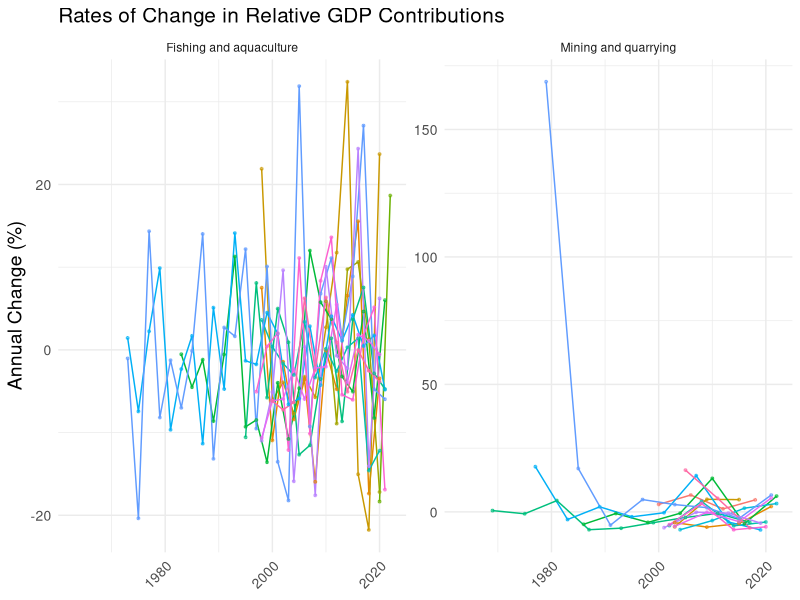
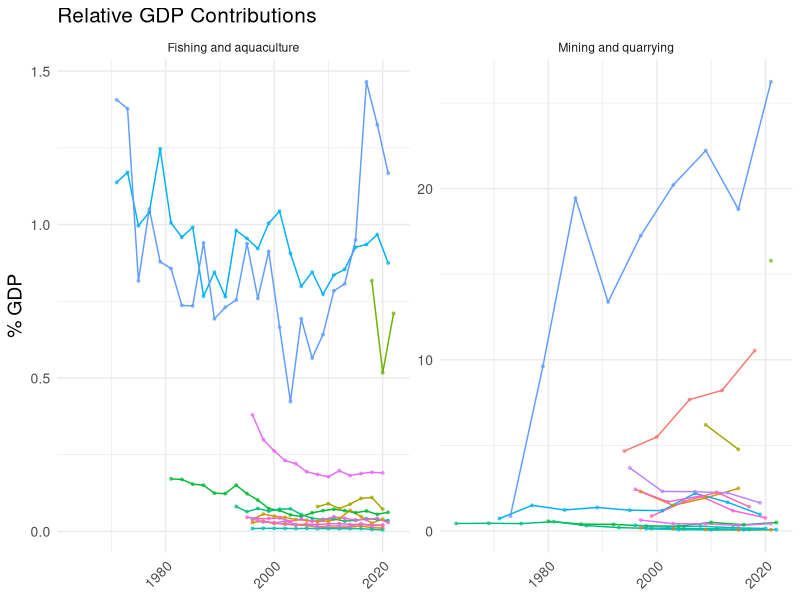
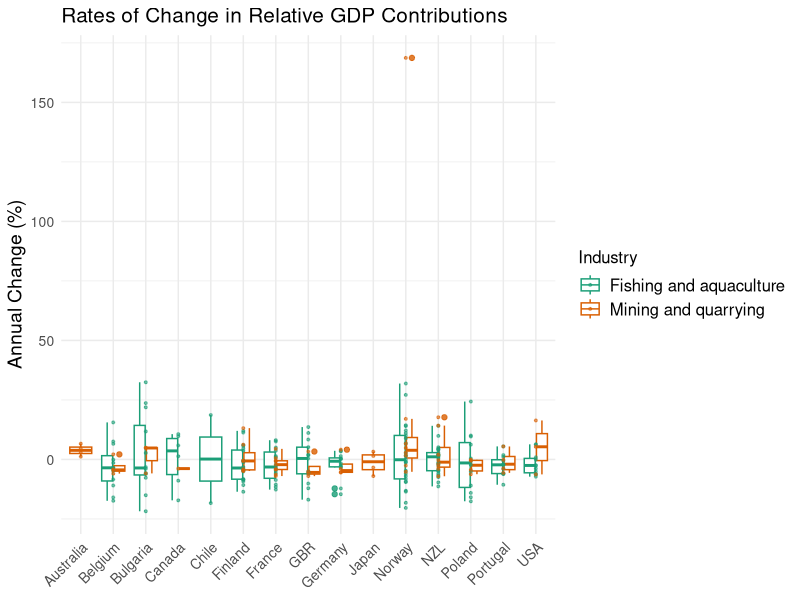
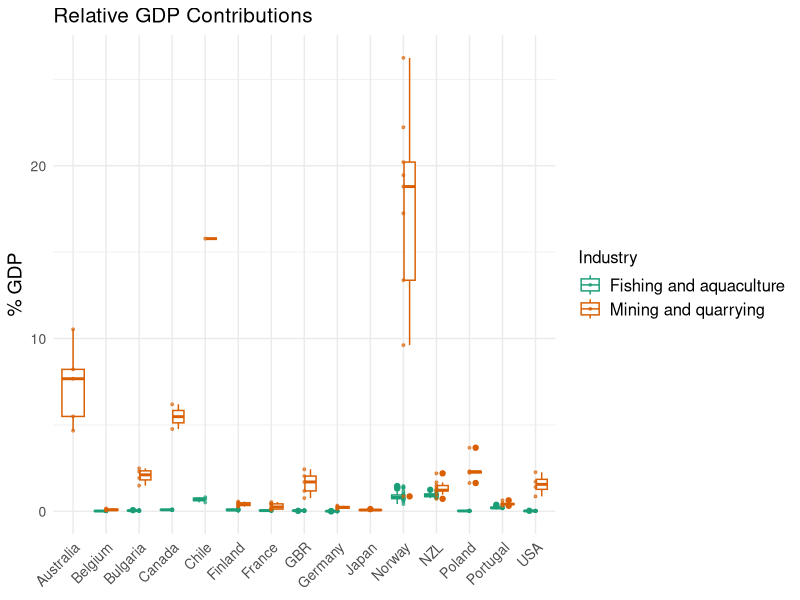
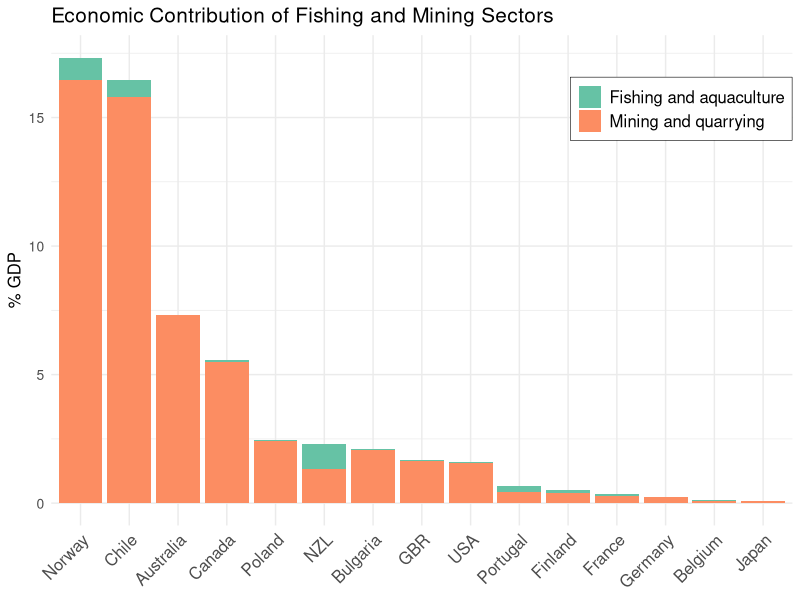
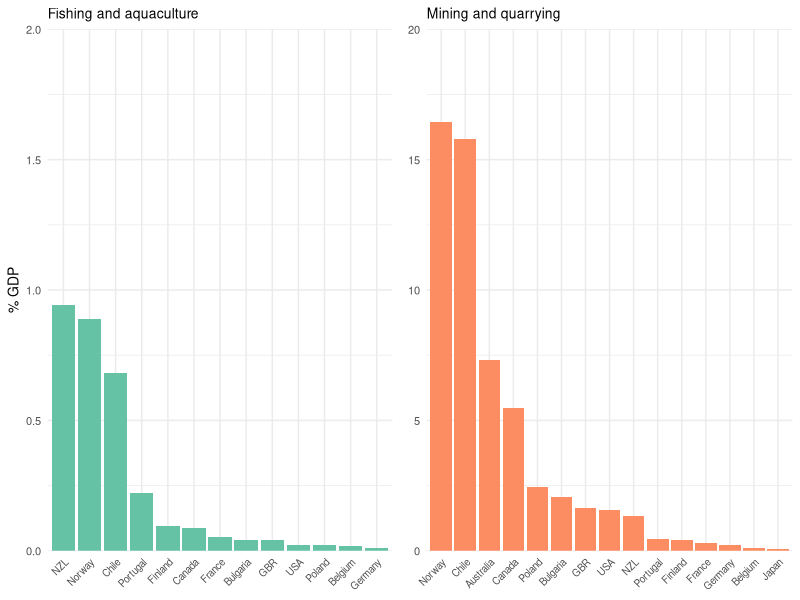
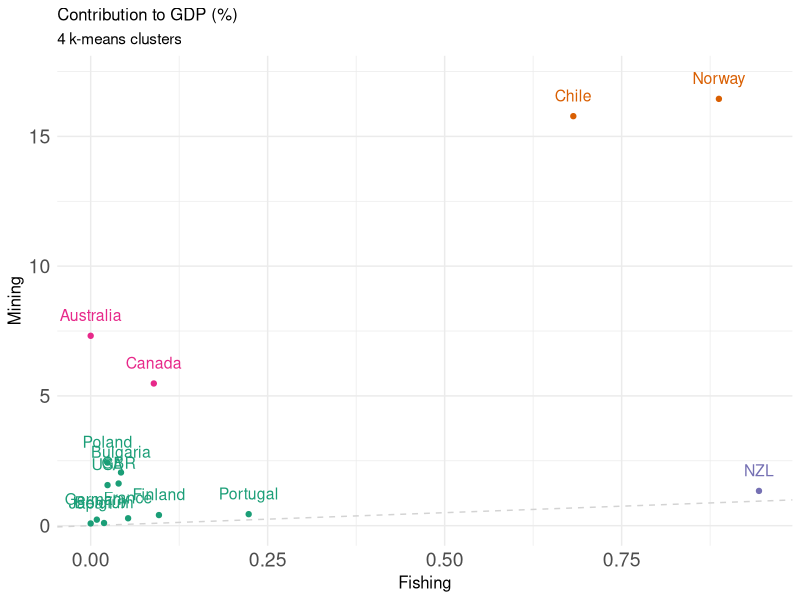
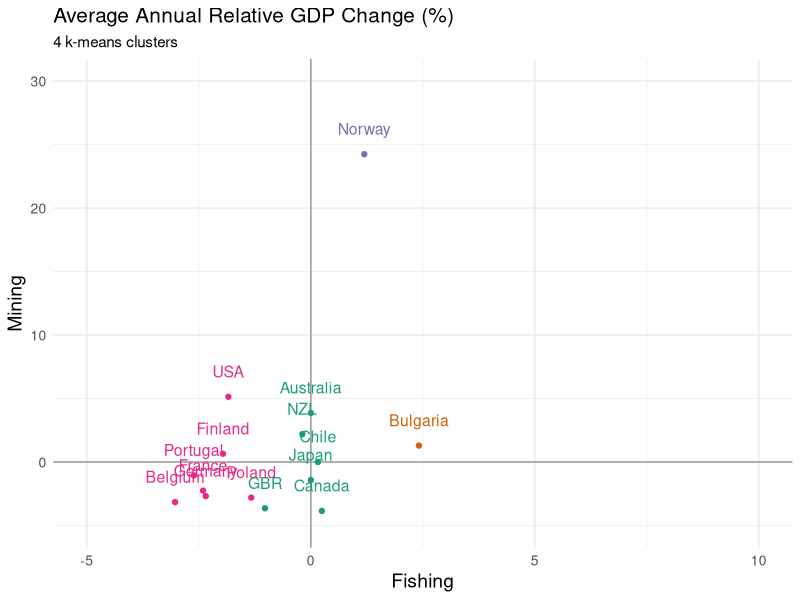

These charts were generated, in order, by the following R code:
library(tidyverse)
library(RColorBrewer)

# load data
df_gdp <- read.csv("data/total_finaladd.csv")
df_fish <- read.csv("data/fish_finaladd.csv")
df_mine <- read.csv("data/mining_finaladd.csv")

## reformat
# grab annual GDPs
country_gdp <- select(df_gdp,Reference.area,TIME_PERIOD,OBS_VALUE) %>%
  rename(GDP_total=OBS_VALUE)

# join with mining
df_mine2 <- full_join(df_mine,country_gdp) %>%
  filter(Economic.activity=="Mining and quarrying")%>%
  arrange(Reference.area,TIME_PERIOD)

df_fish2 <- full_join(df_fish,country_gdp) %>%
  filter(Economic.activity=="Fishing and aquaculture")%>%
  arrange(Reference.area,TIME_PERIOD)

# merge the two
df_both <- bind_rows(df_fish2,df_mine2)

# rename the columns to match
df_gdp_calcs_og <- read.csv("output/df_gdp_calcs.csv")
dfc<-colnames(df_gdp_calcs_og)


df_both_renamed <- select(df_both,-c("X","OBS_STATUS","Observation.status")) %>%
  rename(Country_iso=REF_AREA, Country=Reference.area,
         Activity_code=ACTIVITY, Activity=Economic.activity,
         Year=TIME_PERIOD,GVA=OBS_VALUE,
         Currency_iso=CURRENCY) %>%
  group_by(Country,Activity) %>%
  mutate(GDP_perc = GVA/GDP_total*100, # % contribution
         time_diff = Year - lag(Year), 
         GDP_change_relative = ((GDP_perc - lag(GDP_perc)) / lag(GDP_perc)) / time_diff * 100,
         GDP_perc_mean=mean(GDP_perc,na.rm = TRUE), # mean % contr
         GDP_change_rel_mean = mean(GDP_change_relative,na.rm=TRUE), # mean % rel change
         GDP_annual_mean=mean(GDP_total,na.rm=TRUE) # mean national gdp
         ) %>%
  ungroup() %>%
  mutate(Country_short = if_else(stringr::str_detect(Country, " "),Country_iso, Country)) # iso if country is 2 words

# select countries from google sheets
# google sheets goal country list 
c <- c("AUS", "BEL", "BLZ", "BGR", "CAN", "CHL", "FJI",
       "FIN", "FRA", "DEU", "IND", "IDN", "JAM", "JPN",
       "KIR", "NRU", "NZL", "NOR", "PLW", "PAN", "PNG",
       "POL", "PRT", "WSM", "TON", "GBR", "USA", "VUT")

df_both_clean <- df_both_renamed %>%
  filter(Country_iso %in% c)

# what's left in the dataset
b <- unique(df_both_clean$Country_iso)

# what's missing (what we need to get data for)
setdiff(c,b)


#### plot ####

### [2] plots

### 2.1 Time Series Analysis of GDP

## relative change rates
ggplot(df_both_clean,
       aes(x = Year, y = GDP_change_relative,
           color=Country)) +
  geom_line()+
  geom_point(size=.7,alpha=0.6)+
  facet_wrap(~Activity,scales="free_y")+
  labs(title = paste0("Rates of Change in Relative GDP Contributions"),
       x = NULL,
       y = "Annual Change (%)",
       color="Country") +
  theme_minimal() +
  theme(axis.text.x = element_text(angle = 45, hjust = 1,size=10),
        axis.text.y = element_text(size=10),
        axis.title = element_text(size=14),
        legend.text = element_text(size=12),
        legend.title = element_text(size=12),
        plot.title = element_text(size=15),
        legend.position = "none")
# ggsave("plots/line_relchange.jpg")

## gdp contributions
ggplot(df_both_clean,
       aes(x = Year, y = GDP_perc,
           color=Country)) +
  geom_line()+
  geom_point(size=.7,alpha=0.6)+
  facet_wrap(~Activity,scales="free_y")+
  labs(title = paste0("Relative GDP Contributions"),
       x = NULL,
       y = "% GDP",
       color="Country") +
  theme_minimal() +
  theme(axis.text.x = element_text(angle = 45, hjust = 1,size=10),
        axis.text.y = element_text(size=10),
        axis.title = element_text(size=14),
        legend.text = element_text(size=12),
        legend.title = element_text(size=12),
        plot.title = element_text(size=15),
        legend.position = "none")
# ggsave("plots/line_relgdp.jpg")


### 2.2 boxplots of GDP and changes
## relative change rates
ggplot(df_both_clean,
       aes(x = Country_short, y = GDP_change_relative,color=Activity)) +
  # geom_abline(slope = 0, intercept = mean(df_gdp_calcs$GDP_change_relative[df_gdp_calcs$Activity == "Fishing"], na.rm = TRUE),
  #             color = brewer.pal(5,"Dark2")[1], linetype = "dashed") + 
  # geom_abline(slope = 0, intercept = mean(df_gdp_calcs$GDP_change_relative[df_gdp_calcs$Activity == "Mining"], na.rm = TRUE),
  #             color = brewer.pal(5,"Dark2")[2], linetype = "dashed") + 
  geom_boxplot(alpha=0.8)+
  geom_point(size=.7,alpha=0.6)+
  scale_color_brewer(palette="Dark2")+
  # facet_wrap(~Activity,scales="free_y")+
  labs(title = paste0("Rates of Change in Relative GDP Contributions"),
       x = NULL,
       y = "Annual Change (%)",
       color="Industry") +
  theme_minimal() +
  theme(axis.text.x = element_text(angle = 45, hjust = 1,size=10),
        axis.text.y = element_text(size=10),
        axis.title = element_text(size=14),
        legend.text = element_text(size=12),
        legend.title = element_text(size=12),
        plot.title = element_text(size=15))
# ggsave("plots/box_relchange.jpg")

##
ggplot(df_both_clean,
       aes(x = Country_short, y = GDP_perc,color=Activity)) +
  # geom_abline(slope = 0, intercept = mean(df_gdp_calcs$GDP_perc_norm[df_gdp_calcs$Activity == "Fishing"], na.rm = TRUE),
  #             color = brewer.pal(5,"Dark2")[1], linetype = "dashed") + 
  # geom_abline(slope = 0, intercept = mean(df_gdp_calcs$GDP_perc_norm[df_gdp_calcs$Activity == "Mining"], na.rm = TRUE),
  #             color = brewer.pal(5,"Dark2")[2], linetype = "dashed") + 
  geom_boxplot()+
  geom_point(size=.7,alpha=0.6)+
  # facet_wrap(~Activity, scales = "free_y") +
  labs(title = paste0("Relative GDP Contributions"),
       x = NULL,
       y = "% GDP",
       color="Industry") +
  scale_color_brewer(palette="Dark2")+
  theme_minimal() +
  theme(axis.text.x = element_text(angle = 45, hjust = 1,size=10),
        axis.text.y = element_text(size=10),
        axis.title = element_text(size=14),
        legend.text = element_text(size=12),
        legend.title = element_text(size=12),
        plot.title = element_text(size=15))
# ggsave("plots/box_relgdp.jpg")



### 2.3 stacked bar chart GDP contributions - aggregate

# prep data - remove any annual timeseries variables
gdp_contr <- group_by(df_both_clean,Country) %>% 
  mutate(both_rel_mean=sum(unique(GDP_perc_mean))) %>% ungroup() %>%
  arrange(desc(both_rel_mean)) %>%
  mutate(across(where(is.character), ~factor(., levels = unique(.)))) %>%
  select("Country_iso","Country","Country_short","Activity","GDP_annual_mean","GDP_perc_mean","GDP_change_rel_mean") %>%
  distinct()

# percentage (%)
ggplot(gdp_contr,
       aes(x = Country_short, y = GDP_perc_mean, fill=Activity)) +
  geom_bar(stat = "identity") +
  labs(title = "Economic Contribution of Fishing and Mining Sectors",
       x = NULL,
       y = "% GDP",
       fill = NULL) +
  scale_fill_brewer(palette = "Set2") + 
  # scale_y_continuous(limits=c(0,50),labels=seq(0,50,5),
  #                    breaks=seq(0,50,5),expand=c(0,0))+
  theme_minimal() +
  theme(axis.text.x = element_text(angle = 45, hjust = 1,size=12),
        axis.text.y = element_text(size=10),
        axis.title = element_text(size=12),
        legend.text = element_text(size=12),
        plot.title = element_text(size=15),
        legend.position = c(.85,.85), legend.background = element_rect(fill="white",size=0.2))
# ggsave(paste0("plots/plot_barchart_percgdp_",gdp_type, ".jpg"))


### 2.3 stacked bar chart GDP contributions - individual

## plot 2 individual sectors
# process data
gdp_contr_fish <- filter(df_both_clean,Activity=="Fishing and aquaculture") %>%
  arrange(desc(GDP_perc_mean)) %>%   mutate(Country = factor(Country, levels = unique(Country))) %>%
  select(Country,Country_short,GDP_perc_mean,Activity) %>% distinct()
fish_range<- range(gdp_contr_fish$GDP_perc_mean)

gdp_contr_mine <- filter(df_both_clean,Activity=="Mining and quarrying") %>%
  arrange(desc(GDP_perc_mean)) %>%   mutate(Country = factor(Country, levels = unique(Country))) %>%
  select(Country,Country_short,GDP_perc_mean,Activity) %>% distinct()
mine_range<- range(gdp_contr_mine$GDP_perc_mean)

# plot
p_fish <- ggplot(gdp_contr_fish, aes(x = reorder(Country_short, -GDP_perc_mean), y = GDP_perc_mean, fill = Activity)) +
  geom_bar(stat = "identity", show.legend = FALSE,fill=brewer.pal(8, "Set2")[1]) +
  labs(title = paste0(unique(gdp_contr_fish$Activity)),
       x = NULL,y = "% GDP") +
  # scale_y_continuous(limits = c(floor(fish_range[1] / 5) * 5,ceiling(fish_range[2] / 5) * 5),expand=c(0,0))+
  scale_y_continuous(limits=c(0,2),expand=c(0,0))+
  theme_minimal() +
  theme(axis.text.x = element_text(angle = 45, hjust = 1, size = 7),
        axis.text.y = element_text(size = 8),
        axis.title = element_text(size = 10),
        legend.text = element_text(size = 10),
        legend.title = element_text(size = 10),
        plot.title = element_text(size = 10),
        strip.text = element_text(size = 10, face = "bold"))
p_mine <- ggplot(gdp_contr_mine, aes(x = reorder(Country_short, -GDP_perc_mean), y = GDP_perc_mean, fill = Activity)) +
  geom_bar(stat = "identity", show.legend = FALSE,fill=brewer.pal(8, "Set2")[2]) +
  labs(title = paste0(unique(gdp_contr_mine$Activity)),
       x = NULL, y = NULL) +
  scale_y_continuous(limits = c(floor(mine_range[1] / 5) * 5,ceiling(mine_range[2] / 5) * 5),expand=c(0,0))+
  theme_minimal() +
  theme(axis.text.x = element_text(angle = 45, hjust = 1, size = 7),
        axis.text.y = element_text(size = 8),
        axis.title = element_text(size = 10),
        legend.text = element_text(size = 10),
        legend.title = element_text(size = 10),
        plot.title = element_text(size = 10),
        strip.text = element_text(size = 10, face = "bold"))

cowplot::plot_grid(p_fish,p_mine) # combine em
# ggsave("plots/plot_barchart_percgdp_separate.jpg")



### 2.4 scatterplots fishing vs. mining contributions

fishing_data <- filter(df_both_clean,Activity=="Fishing and aquaculture") %>%
  rename(Fishing_Contribution = GDP_perc_mean,
         Fishing_Rel = GDP_change_rel_mean) %>%
  select(Country, Country_short, Fishing_Contribution,Fishing_Rel) %>% distinct()
mining_data <- filter(df_both_clean,Activity=="Mining and quarrying") %>%
  rename(Mining_Contribution = GDP_perc_mean,
         Mining_Rel = GDP_change_rel_mean) %>%
  select(Country,Country_short,Mining_Contribution,Mining_Rel) %>% distinct()

# Perform the left join, grab relevant columns, omit na's
combined_data <- full_join(fishing_data, mining_data) %>%
  # distinct() %>% 
  mutate(across(where(is.numeric), ~ coalesce(., 0))) # replace missing values with 0

# run clustering (4_makeclusters.R) to add membership
data_scaled_contr <- scale(combined_data[,c("Fishing_Contribution","Mining_Contribution")])
set.seed(123)  # Setting a random seed for reproducibility
k <- 4
kmeans_result_contr <- kmeans(data_scaled_contr, centers = k, nstart = 25)
# add cluster assignments
combined_data$cluster_contr <- as.factor(kmeans_result_contr$cluster)

## plot ##
# plot mean gdp %
scat_gdp_mean <- ggplot(data = combined_data, 
                        aes(x = Fishing_Contribution, y = Mining_Contribution,
                            color=cluster_contr)) + # for kmeans clusering
  geom_abline(slope = 1, intercept = 0, color = "lightgrey", linetype = "dashed") + # Add a line with slope of 1
  geom_point() +
  geom_text(aes(label = Country_short), size=4,
            nudge_x = 0, nudge_y = .8, check_overlap = FALSE) + # Add labels
  # scale_x_continuous(limits = c(0,30),labels=c(seq(0,30,5)),breaks=c(seq(0,30,5)))+
  # scale_y_continuous(limits = c(0,30),labels=c(seq(0,30,5)),breaks=c(seq(0,30,5)))+
  scale_color_brewer(palette = "Dark2") + 
  theme_minimal() + 
  theme(legend.position="none",
        axis.text = element_text(size=14),
        axis.title = element_text(size=12),
        plot.title = element_text(size=12)) +
  labs(x = "Fishing", y = "Mining",title="Contribution to GDP (%)",
       subtitle=paste0(k," k-means clusters"))
plot(scat_gdp_mean)
# ggsave(paste0("plots/scatter_gdp_",gdp_type,".jpg"))



## plot mean relative growth
data_scaled_rel <- scale(combined_data[,c("Fishing_Rel","Mining_Rel")])
set.seed(123)  # Setting a random seed for reproducibility
k <-4
kmeans_result_rel <- kmeans(data_scaled_rel, centers = k, nstart = 25)
# add cluster assignments
combined_data$cluster_rel <- as.factor(kmeans_result_rel$cluster)

mine_range_rel <- range(combined_data$Mining_Rel) # make ranges
fish_range_rel <- range(combined_data$Fishing_Rel) 

scat_gdp_rel <- ggplot(data = combined_data, 
                       aes(x = Fishing_Rel, y = Mining_Rel,
                           color=cluster_rel)) +
  geom_hline(yintercept=0, color = "gray60") + 
  geom_vline(xintercept=0, color = "gray60") + 
  geom_point() + 
  geom_text(aes(label = Country_short), size=4,
            nudge_x = 0, nudge_y = 2, check_overlap = FALSE) + # Add labels
  scale_x_continuous(limits = c(floor(fish_range_rel[1] / 5) * 5,ceiling(fish_range_rel[2] / 10) * 10))+
  scale_y_continuous(limits = c(floor(mine_range_rel[1] / 5) * 5,ceiling(mine_range_rel[2] / 10) * 10))+
  scale_color_brewer(palette = "Dark2") + 
  theme_minimal() + 
  theme(legend.position="none",
        axis.text = element_text(size=10),
        axis.title = element_text(size=14),
        plot.title = element_text(size=15)) +
  labs(x = "Fishing", y = "Mining",title="Average Annual Relative GDP Change (%)",
       subtitle=paste0(k," k-means clusters"))
plot(scat_gdp_rel)
# ggsave(paste0("plots/scatter_relchange_",gdp_type,".jpg"))
